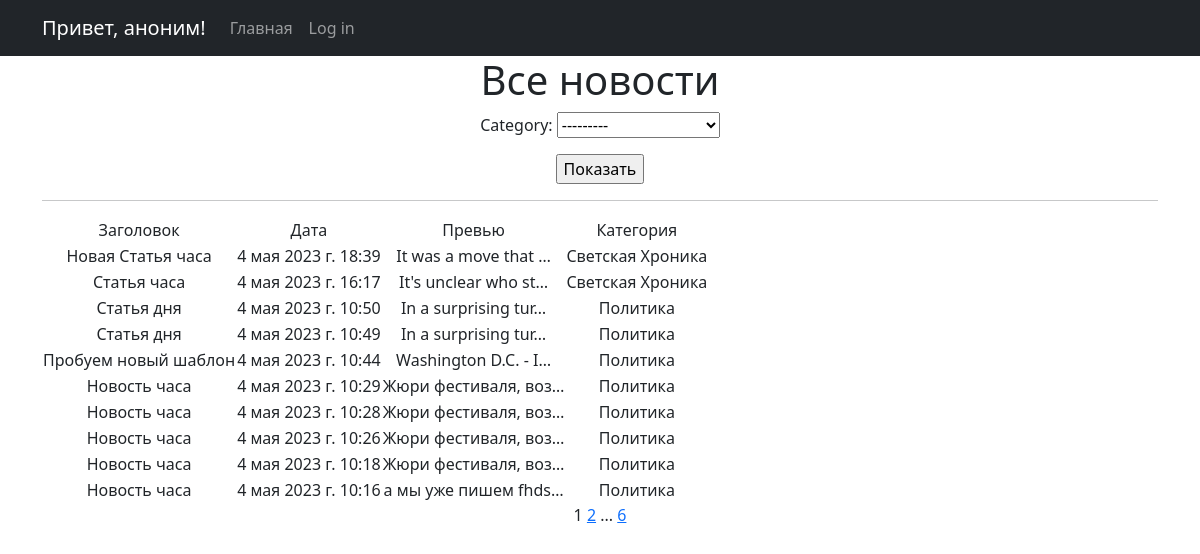
The page /news/ on the database as committed earlier.
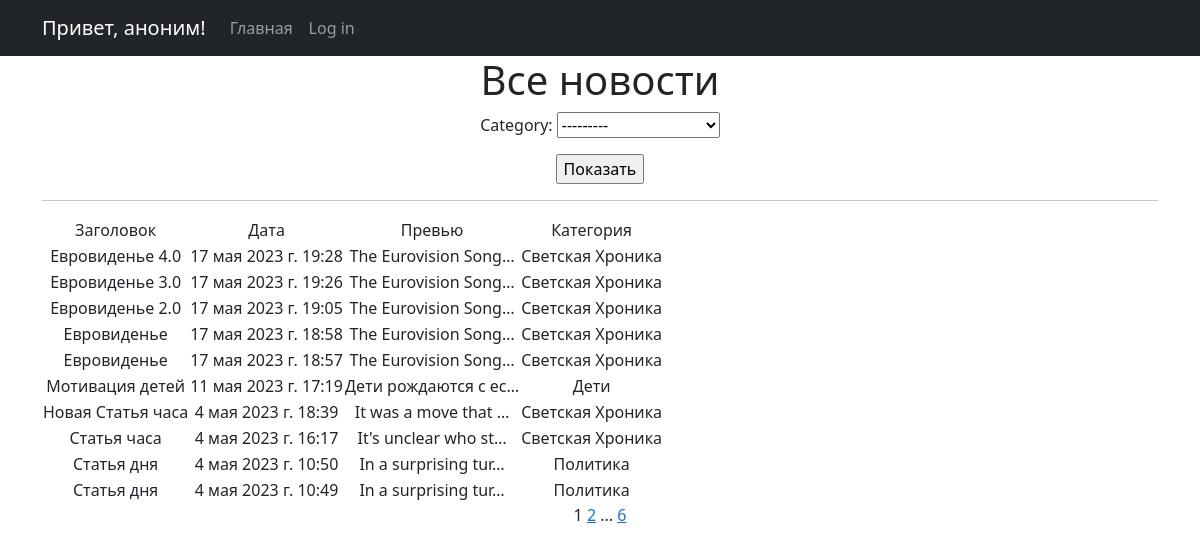
The same page on the database as committed later.
### News_Portal/models.py (models this page shows, shortened)
class Post(models.Model):
    author = models.ForeignKey(Author, on_delete=models.CASCADE)
    type = models.CharField(max_length=2, choices=TYPES, default="news")
    creation_time = models.DateTimeField(auto_now_add=True)
    category = models.ManyToManyField(Category, through="PostCategory")
    title = models.CharField(max_length=255, default="Новость часа")
    text = models.TextField(default="а мы уже пишем")
    rating = models.FloatField(default=0.0)

class Category(models.Model):
    category_name = models.CharField(max_length=30, default="", unique=True)
    def __str__(self):
        return f"{self.category_name}"

### News_Portal/views.py (the view)
# urls.py: path("", NewsList.as_view(), name="news_list"),
class NewsList(ListView, LoginRequiredMixin):
    model = Post
    ordering = "-creation_time"
    template_name = "news.html"
    context_object_name = "news"
    paginate_by = 10
    def get_context_data(self, **kwargs):
        context = super().get_context_data(**kwargs)
        context["time_now"] = datetime.utcnow()
        context["next_sale"] = None
        context["filterset"] = self.filterset
        context["is_not_author"] = not self.request.user.groups.filter(
            name="author"
        ).exists()
        context["form"] = CategorySelectForm()
        return context
    def get_queryset(self):
        queryset = super().get_queryset()
        self.filterset = PostFilter(self.request.GET, queryset)
        qs = self.filterset.qs
        category_form = CategorySelectForm(self.request.GET)
        if category_form.is_valid():
            qs = qs.filter(category=category_form.cleaned_data["category"])
        return qs

### News_Portal/forms.py
class CategorySelectForm(forms.Form):
    category = ModelChoiceField(queryset=Category.objects.all())

### News_Portal/templatetags/custom_filters.py (called while the page is built)
@register.filter()
def censor(text):
    if not isinstance(text, str):
        raise ValueError("мы только тексты цензурируем в нашей редакции")
    for bad_word in BANNED_WORDS:
        if bad_word in text:
            censored = bad_word[0] + ("*" * (len(bad_word) - 1))
            text = text.replace(bad_word, censored)
        if bad_word.capitalize() in text:
            censored = bad_word[0].capitalize() + ("*" * (len(bad_word) - 1))
            text = text.replace(bad_word, censored)
    return text

### News_Portal/templates/news.html (shortened to what this page needs)
{% extends 'flatpages/default.html' %}
{% load custom_filters %}
{% block content %}
   <h1>Все новости</h1>
    <form action="/news/" method="get">
        {{ form.as_p }}
        <input type="submit" value="Показать" />
    </form>
   <hr>
   {% if news %}
       <table>
           <tr>
               <td>Заголовок</td>
               <td>Дата</td>
               <td>Превью</td>
               <td>Категория</td>
           </tr>
           {% for post in news %}
           <tr>
               <td>{{ post.title|censor }}</td>
               <td>{{ post.creation_time }}</td>
               <td>{{ post.text|truncatechars:20|censor }}</td>
               <td>{% for category in post.category.all %} {{ category }} {% endfor %}</td>
           </tr>
           {% endfor %}
       </table>
   {% else %}
       <h2>Новостей нет!</h2>
   {% endif %}
   {{ page_obj.number }}
   {% if page_obj.has_next %}
       <a href="?page={{ page_obj.next_page_number }}">{{ page_obj.next_page_number }}</a>
       {% if paginator.num_pages != page_obj.next_page_number %}
           ...
           <a href="?page={{ page_obj.paginator.num_pages }}">{{ page_obj.paginator.num_pages }}</a>
       {% endif %}
   {% endif %}
{% endblock content %}

Rows that differ between the two databases and show on the page:
no longer on this page (row unchanged): Post: title|censor "Пробуем новый шаблон", creation_time "4 мая 2023 г. 10:44", text|censor "Washington D.C. - I…", Category (category_name "Политика")
no longer on this page (row unchanged): Post: title|censor "Новость часа", creation_time "4 мая 2023 г. 10:29", text|censor "Жюри фестиваля, воз…", Category (category_name "Политика")
no longer on this page (row unchanged): Post: title|censor "Новость часа", creation_time "4 мая 2023 г. 10:28", text|censor "Жюри фестиваля, воз…", Category (category_name "Политика")
no longer on this page (row unchanged): Post: title|censor "Новость часа", creation_time "4 мая 2023 г. 10:26", text|censor "Жюри фестиваля, воз…", Category (category_name "Политика")
no longer on this page (row unchanged): Post: title|censor "Новость часа", creation_time "4 мая 2023 г. 10:18", text|censor "Жюри фестиваля, воз…", Category (category_name "Политика")
no longer on this page (row unchanged): Post: title|censor "Новость часа", creation_time "4 мая 2023 г. 10:16", text|censor "а мы уже пишем fhds…", Category (category_name "Политика")
added Post: title|censor "Евровиденье 4.0", creation_time "17 мая 2023 г. 19:28", text|censor "The Eurovision Song…", Category (category_name "Светская Хроника")
added Post: title|censor "Евровиденье 3.0", creation_time "17 мая 2023 г. 19:26", text|censor "The Eurovision Song…", Category (category_name "Светская Хроника")
added Post: title|censor "Евровиденье 2.0", creation_time "17 мая 2023 г. 19:05", text|censor "The Eurovision Song…", Category (category_name "Светская Хроника")
added Post: title|censor "Евровиденье", creation_time "17 мая 2023 г. 18:58", text|censor "The Eurovision Song…", Category (category_name "Светская Хроника")
added Post: title|censor "Евровиденье", creation_time "17 мая 2023 г. 18:57", text|censor "The Eurovision Song…", Category (category_name "Светская Хроника")
added Post: title|censor "Мотивация детей", creation_time "11 мая 2023 г. 17:19", text|censor "Дети рождаются с ес…"
now on this page (row unchanged): Category: category_name "Дети", shown under "Мотивация детей"
